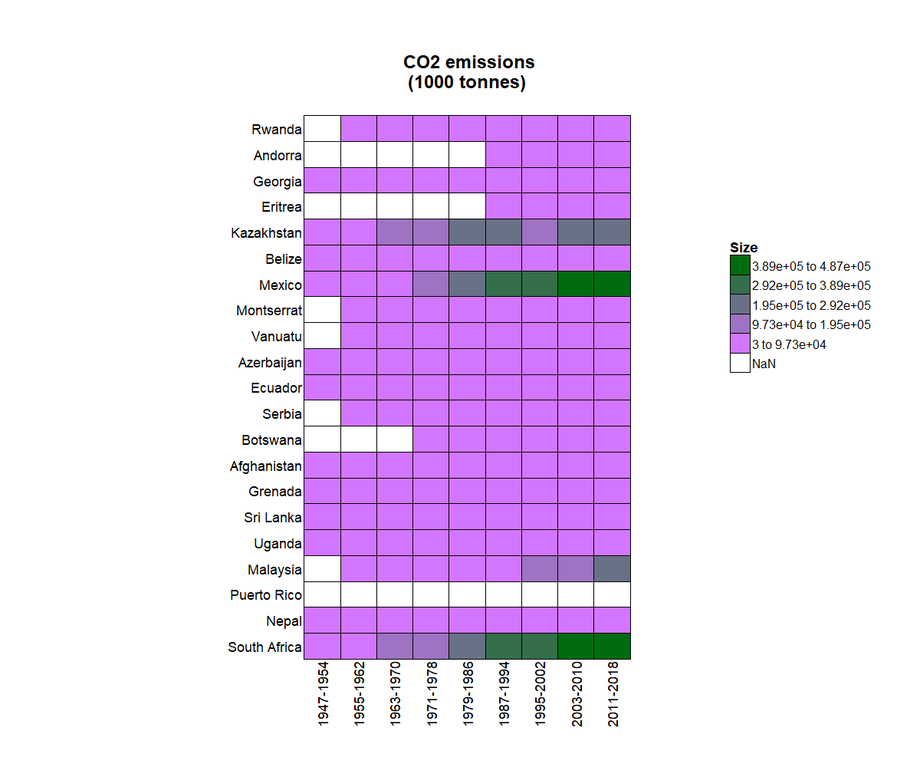
#> input picture data/images/test/CO2_emissions__1000_tonnes_.png, 920 x 767 px, shrunk from 1200 x 1000 before the run
$ python -i region_of_interest.py   (imports and definitions only)
#> lines starting #> are read from the running program, lines starting #| are printed output that depends on the picture; after the words box and inside, x2 and y2 are one past the last pixel; in counts of white or black regions, pixels touching at a corner belong together
import cv2
import numpy as np
import matplotlib.pyplot as plt


class ROI:
  '''
  Identifies the region of interest for the extraction of text
  '''

  def __init__(self, image_path):
    self.image_path = image_path
    self.image = cv2.imread(self.image_path)
#> self.image is the input picture: shape (767, 920, 3); mean B, G, R 243.6, 219.5, 235.4
    self.contours = self.find_contours()
#> in find_contours, `gray = cv2.cvtColor(self.image, cv2.COLOR_BGR2GRAY)`:
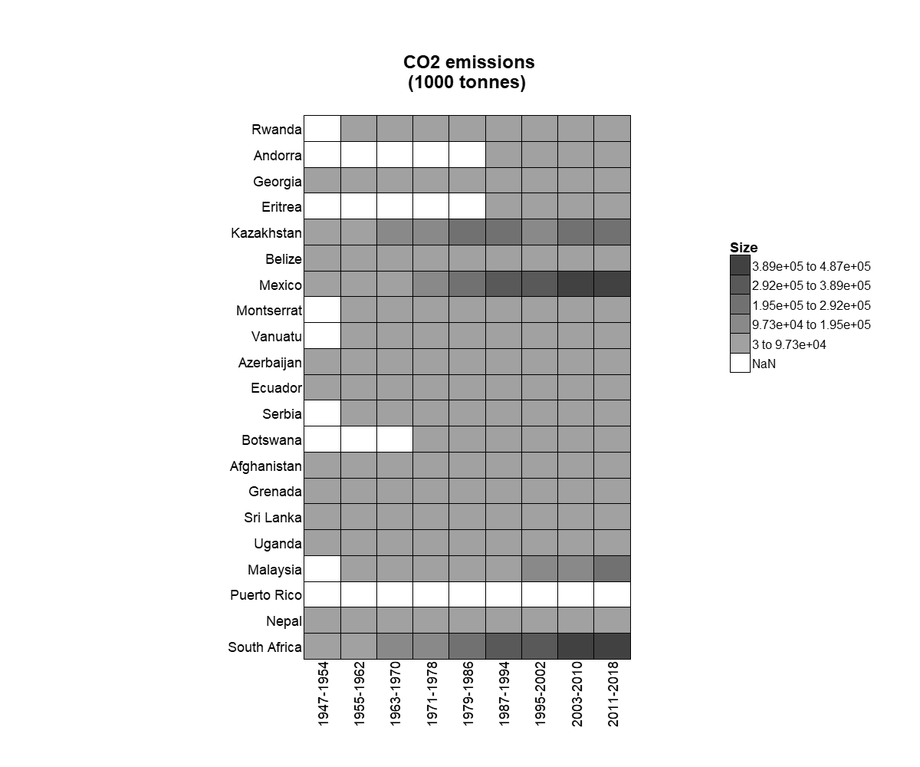
#> gray: shape (767, 920); min 0, max 255, mean 226.9
#> in find_contours, `_, thresh = cv2.threshold(gray, 200, 255, cv2.THRESH_BINARY_INV)`:
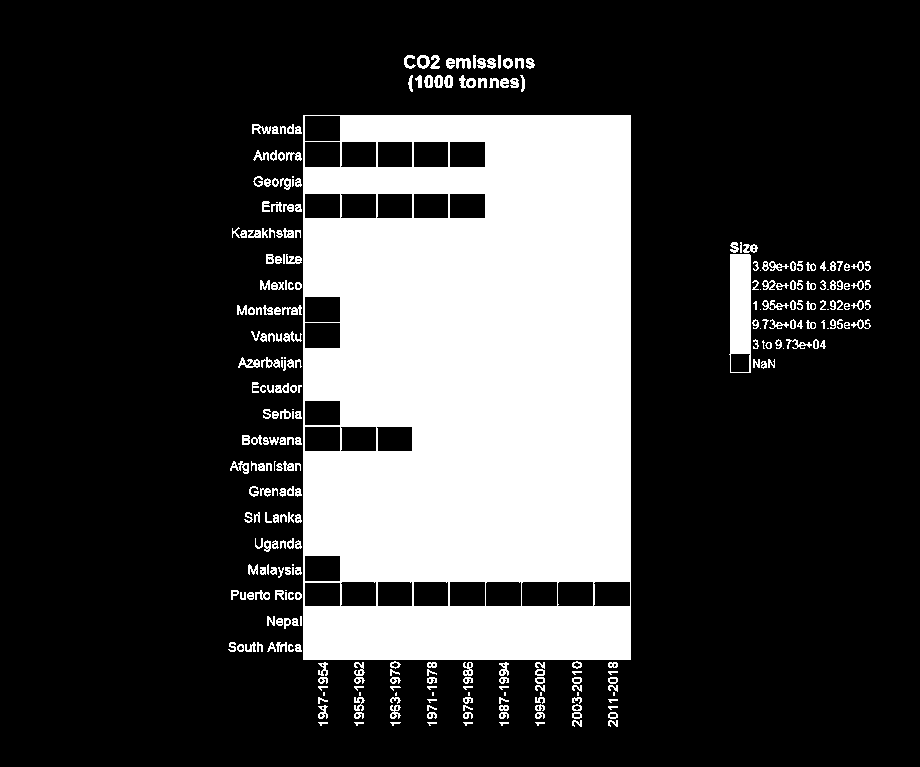
#> thresh: shape (767, 920); 24.2% white; 301 white regions (32 under 20 px)
#> in find_contours, `contours, _ = cv2.findContours(thresh, cv2.RETR_EXTERNAL, cv2.CHAIN_AP..`: contours = 301 contours, 111 with area under 20; largest, box (x1, y1, x2, y2) and area: (303, 115, 631, 660) 177888, (729, 254, 751, 373) 2360, (417, 55, 430, 69) 126, (459, 75, 476, 88) 108, (238, 357, 260, 368) 105
#> self.contours has the same summary as contours in find_contours
    self.image_np = np.array(self.image)
    self.largest_contour = self.detect_grid()
#> the loop in detect_grid, `for contour in self.contours:` made 301 passes
#> (area, max_area, largest_contour) on pass 278: (177888, 177888, [[303, 115], [303, 659], [630, 659], [630, 115]])
#> (area, max_area) on passes 8, 10, 11, 21, 69, 132: (21.5, 21.5), (47, 47), (47.5, 47.5), (73, 73), (80, 80), (89.5, 89.5)
#> after the loop in detect_grid, `for contour in self.contours:`: max_area = 177888
#> self.largest_contour = [[303, 115], [303, 659], [630, 659], [630, 115]]

  def find_contours(self):

    gray = cv2.cvtColor(self.image, cv2.COLOR_BGR2GRAY)
    _, thresh = cv2.threshold(gray, 200, 255, cv2.THRESH_BINARY_INV)
    contours, _ = cv2.findContours(thresh, cv2.RETR_EXTERNAL, cv2.CHAIN_APPROX_SIMPLE)

    return contours

  def detect_grid(self):
    max_area = 0
    largest_contour = None

    for contour in self.contours:
      area = cv2.contourArea(contour)

      if area > max_area:
        max_area = area
        largest_contour = contour

    return largest_contour

  def detect_color_legend(self):

    for contour in self.contours:
      area = cv2.contourArea(contour)

      if 1000 < area < 10000:
        return contour

  # Display the cropped region of interest
  def draw_bounding_box(self, roi):

    gray_roi = cv2.cvtColor(roi, cv2.COLOR_BGR2GRAY)
    x, y, w, h = cv2.boundingRect(gray_roi)
    cv2.rectangle(self.image_np, (x, y), (x + w, y + h), (0, 255, 0), 2)
    plt.imshow(cv2.cvtColor(self.image_np, cv2.COLOR_BGR2RGB))
    plt.title("Bounding Box")
    plt.axis('off')
    plt.show()

  def detect_title_roi(self):

    if self.largest_contour is not None:
      x, y, w, h = cv2.boundingRect(self.largest_contour)
      top = max(0, y - h)
      title_roi = self.image_np[top:y, :]

      return title_roi

  def detect_yaxis_roi(self):

    if self.largest_contour is not None:
      x, y, w, h = cv2.boundingRect(self.largest_contour)
      left = max(0, x - w)
      yaxis_roi = self.image_np[y:y + h, left:x]

      return yaxis_roi

  def detect_xaxis_roi(self):

    if self.largest_contour is not None:
      x, y, w, h = cv2.boundingRect(self.largest_contour)
      bottom = min(self.image_np.shape[0], y + 2 * h)
      xaxis_roi = self.image_np[y + h:bottom, x:x + w]

      return xaxis_roi

  def detect_legend_roi(self):
    if self.largest_contour is not None:
      x, y, w, h = cv2.boundingRect(self.largest_contour)
#> x = 303; y = 115; w = 328; h = 545
      right = max(self.image_np.shape[1], x + 2 * w)
#> right = 959
      legend_roi = self.image_np[y:y + h, x + w:right]
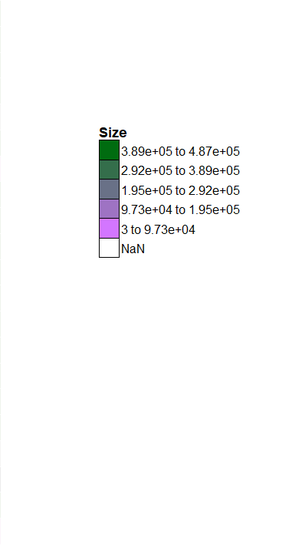
#> legend_roi: shape (545, 289, 3); mean B, G, R 250.6, 250.3, 250.2
      self.draw_bounding_box(legend_roi)
#> in draw_bounding_box, `gray_roi = cv2.cvtColor(roi, cv2.COLOR_BGR2GRAY)`:
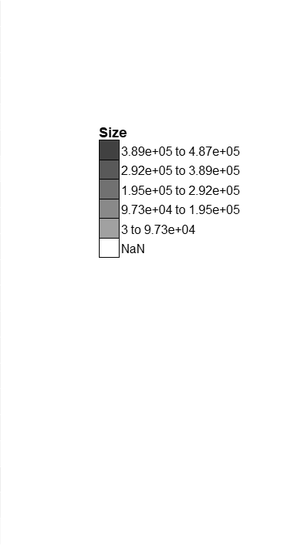
#> gray_roi: shape (545, 289); min 0, max 255, mean 250.3
#> in draw_bounding_box, `x, y, w, h = cv2.boundingRect(gray_roi)`: x = 0; w = 289; h = 545
#> in draw_bounding_box, `cv2.rectangle(self.image_np, (x, y), (x + w, y + h), (0, 255, 0), 2)`:
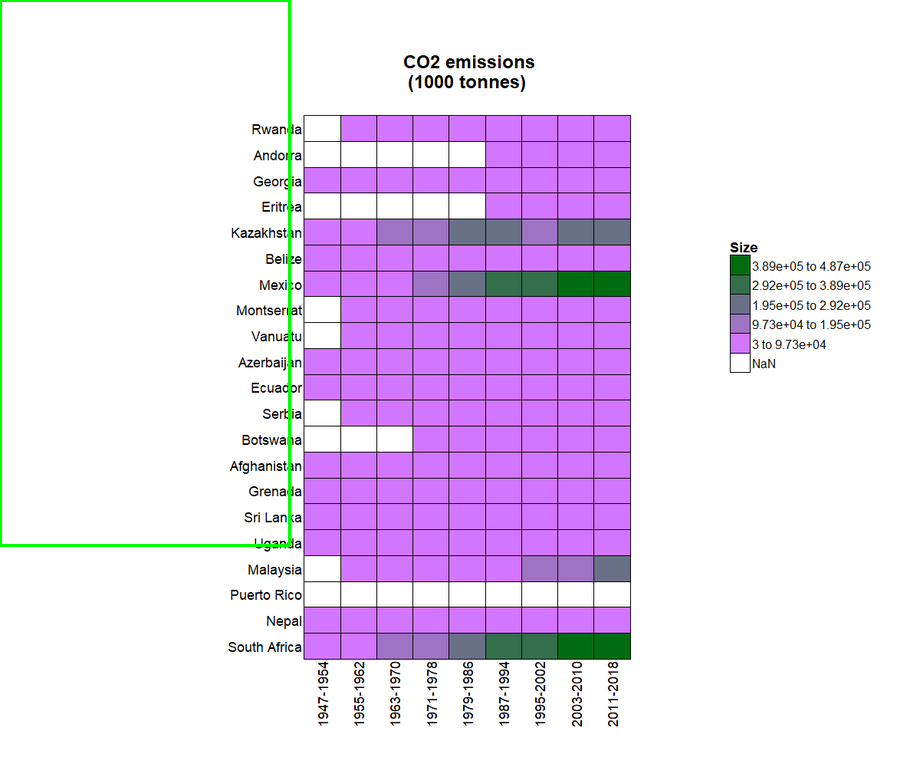
#> self.image_np: shape (767, 920, 3); 0.59% of pixels changed, all inside (x1, y1, x2, y2) = (0, 0, 291, 547)

      # Crop the image and return a copy without modifying the original
    return legend_roi

>>> result = ROI('../../../data/images/test/CO2_emissions__1000_tonnes_.png').detect_legend_roi()

$ run again, on data/images/test/CO2_emissions__kg_per_2015_US__of_GDP_.png
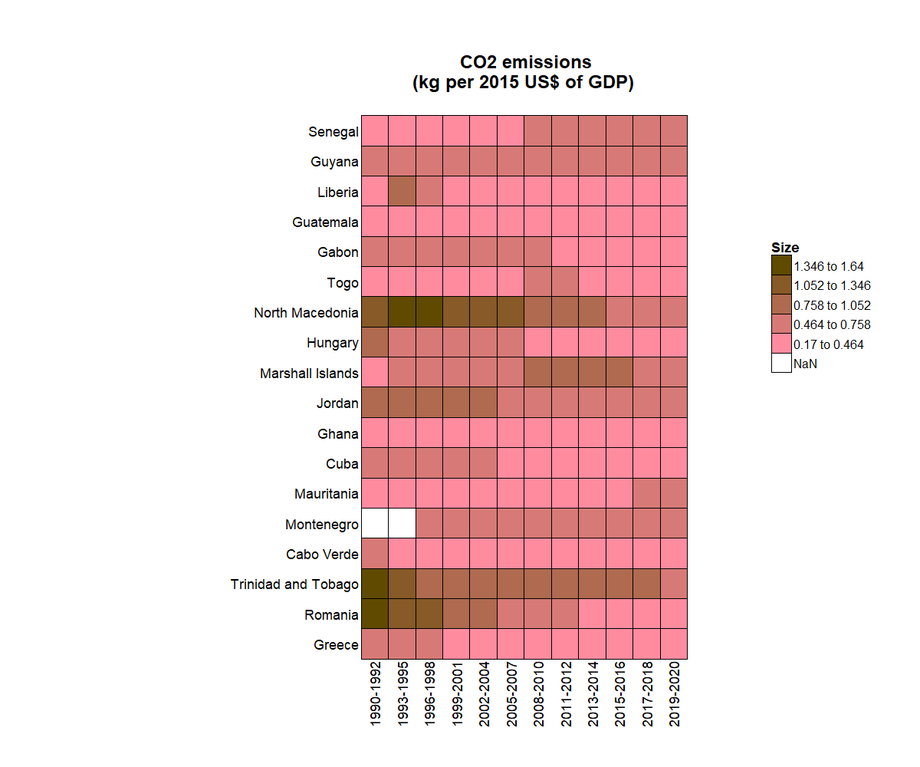
#> input picture data/images/test/CO2_emissions__kg_per_2015_US__of_GDP_.png, 920 x 767 px, shrunk from 1200 x 1000 before the run
#> in __init__, self.image is the input picture: shape (767, 920, 3); mean B, G, R 217.6, 217.1, 240.2
#> in find_contours, `_, thresh = cv2.threshold(gray, 200, 255, cv2.THRESH_BINARY_INV)`:
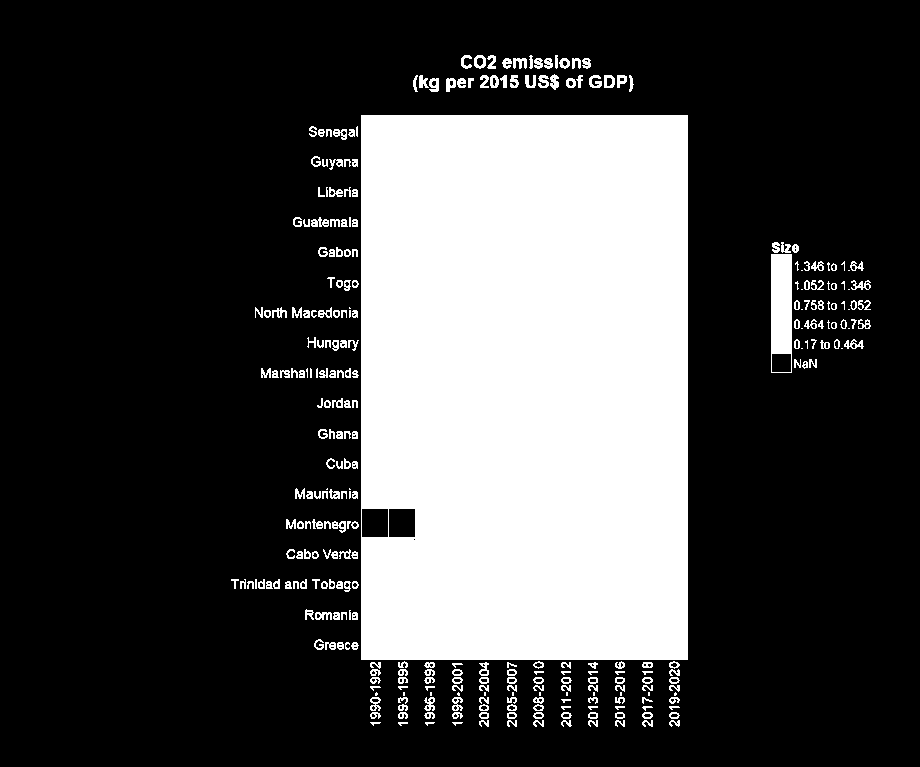
#> thresh: shape (767, 920); 27.3% white; 321 white regions (42 under 20 px)
#> contours = 321 contours, 110 with area under 20; largest, box (x1, y1, x2, y2) and area: (361, 115, 688, 660) 177344, (771, 254, 792, 373) 2360, (474, 55, 486, 69) 121, (604, 75, 615, 88) 112, (429, 78, 439, 92) 94
#> self.contours has the same summary as contours in find_contours
#> the loop in detect_grid, `for contour in self.contours:` made 321 passes
#> (area, max_area, largest_contour) on passes 258, 290: (2360, 2360, [[771, 254], [771, 372], [791, 372], [791, 254]]), (177344, 177344, [[361, 115], [361, 659], [687, 659], [687, 115]])
#> after the loop in detect_grid, `for contour in self.contours:`: max_area = 177344
#> self.largest_contour = [[361, 115], [361, 659], [687, 659], [687, 115]]
#> in detect_legend_roi, `x, y, w, h = cv2.boundingRect(self.largest_contour)`: x = 361; y = 115; w = 327; h = 545
#> right = 1015
#> in draw_bounding_box, `x, y, w, h = cv2.boundingRect(gray_roi)`: x = 0; w = 232; h = 545
#> in draw_bounding_box, `cv2.rectangle(self.image_np, (x, y), (x + w, y + h), (0, 255, 0), 2)`:
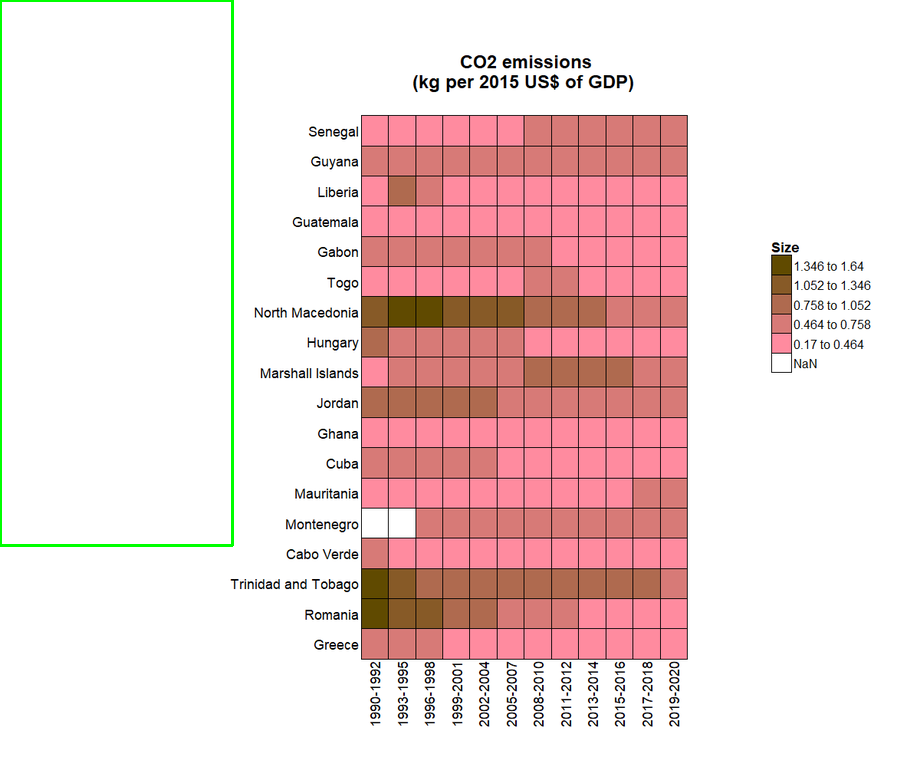
#> self.image_np: shape (767, 920, 3); 0.55% of pixels changed, all inside (x1, y1, x2, y2) = (0, 0, 234, 547)
